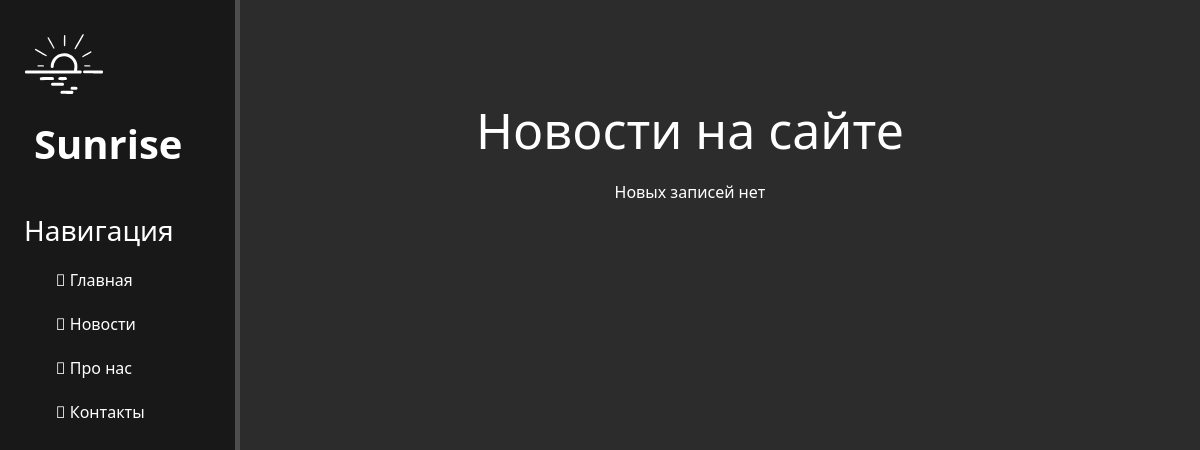
The page /news/ on the database as committed earlier.
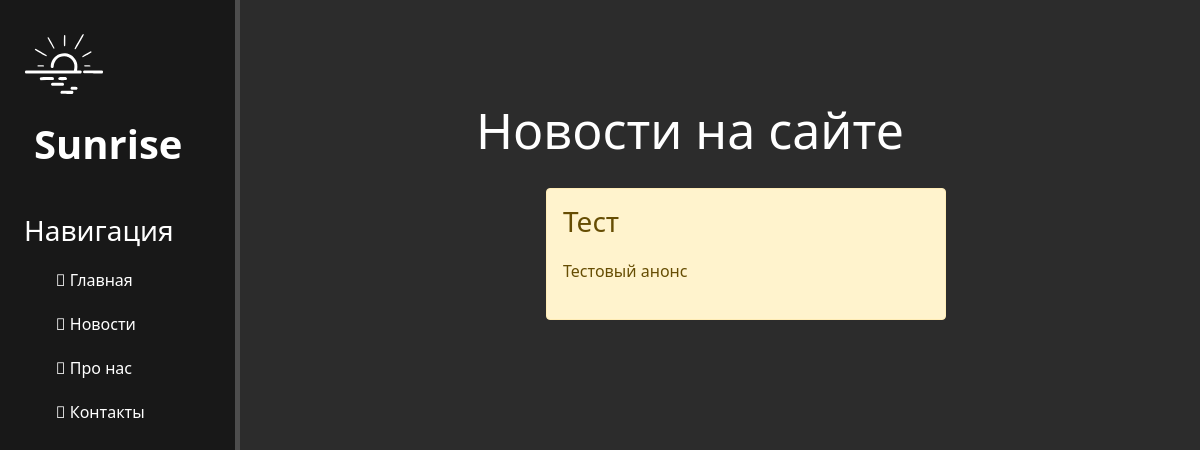
The same page on the database as committed later.
### news/models.py (models this page shows, shortened)
class Articles(models.Model):
    title = models.CharField('Название', max_length=50)
    anons = models.CharField('Анонс', max_length=250)
    full_text = models.TextField('Статья')
    date = models.DateTimeField('Дата публикации')
    class Meta:
        verbose_name = 'Новость'
        verbose_name_plural = 'Новости'

### news/views.py (the view)
# urls.py: path('', views.news_home, name='news_home'),
def news_home(request):
    news = Articles.objects.order_by('-date')
    return render(request, 'news/news_home.html', {'news': news})

### news/templates/news/news_home.html (shortened to what this page needs)
{% extends 'main/layout.html' %}
{% block content %}
<div class="features">
    <h1>Новости на сайте</h1>
    {% if news %}
        {% for el in news %}
            <div class="alert alert-warning">
                <h3>{{ el.title }}</h3>
                <p>{{ el.anons }}</p>
            </div>
        {% endfor %}
    {% else %}
        <p>Новых записей нет</p>
    {% endif %}
</div>
{% endblock content %}

### main/templates/main/layout.html (shortened to what this page needs)
{% load static %}
<!DOCTYPE html>
<html lang="ru">
    <head>
        <link rel="stylesheet" href="https://cdn.jsdelivr.net/npm/bootstrap@5.1.3/dist/css/bootstrap.min.css">
        <link rel="stylesheet" href="https://cdn.jsdelivr.net/npm/@fortawesome/fontawesome-free@5.15.4/css/fontawesome.min.css">
        <link rel="stylesheet" href="{% static 'main/css/main.css' %}"/>
    </head>
    <body>
        <aside>
            <img src="{% static 'main/img/log.svg' %}" alt="Логотип">
            <span class="logo">Sunrise</span>
            <h3>Навигация</h3>
            <ul>
                <a href="{% url 'home' %}"><li><i class="fas fa-home"></i> Главная</li></a>
                <a href="{% url 'news_home' %}"><li><i class="fas fa-newspaper"></i> Новости</li></a>
                <a href="{% url 'about' %}"><li><i class="fas fa-address-card"></i> Про нас</li></a>
                <a href=""><li><i class="fas fa-paper-plane"></i> Контакты</li></a>
            </ul>
        </aside>
        <main>
        {% block content %}
        {% endblock %}
        </main>
    </body>
</html>

### main/static/main/css/main.css (style rules this page uses)
body { background: #2c2c2c; }
aside { float: left; background: #181818; width: 20%; padding: 2%; height: 100vh; color: #fff; border-right: 5px solid #4d4d4d; }
aside img { width: 80px; float: left; }
aside .logo { font-size: 40px; margin-left: 10px; font-weight: bold; position: relative; top: 10px; }
aside h3 { margin-top: 50px; font-size: 28px; }
aside ul { list-style: none; }
aside ul li { color: #fff; display: block; margin-top: 20px; transition: transform 0.6s ease; }
aside ul a { text-decoration: none; }
main .features { float: left; color: #fff; margin-top: 100px; text-align: center; width: 75%; }
main .features h1 { font-size: 50px; }
main .features p { max-width: 400px; margin: 20px auto; }
.alert-warning { float: left; clear: both; width: 400px; margin: 20px 34%; text-align: left; }

Rows that differ between the two databases and show on the page:
added Articles: title "Тест", anons "Тестовый анонс"
Other text that changed with them:
text no longer shown: "Новых записей нет"
